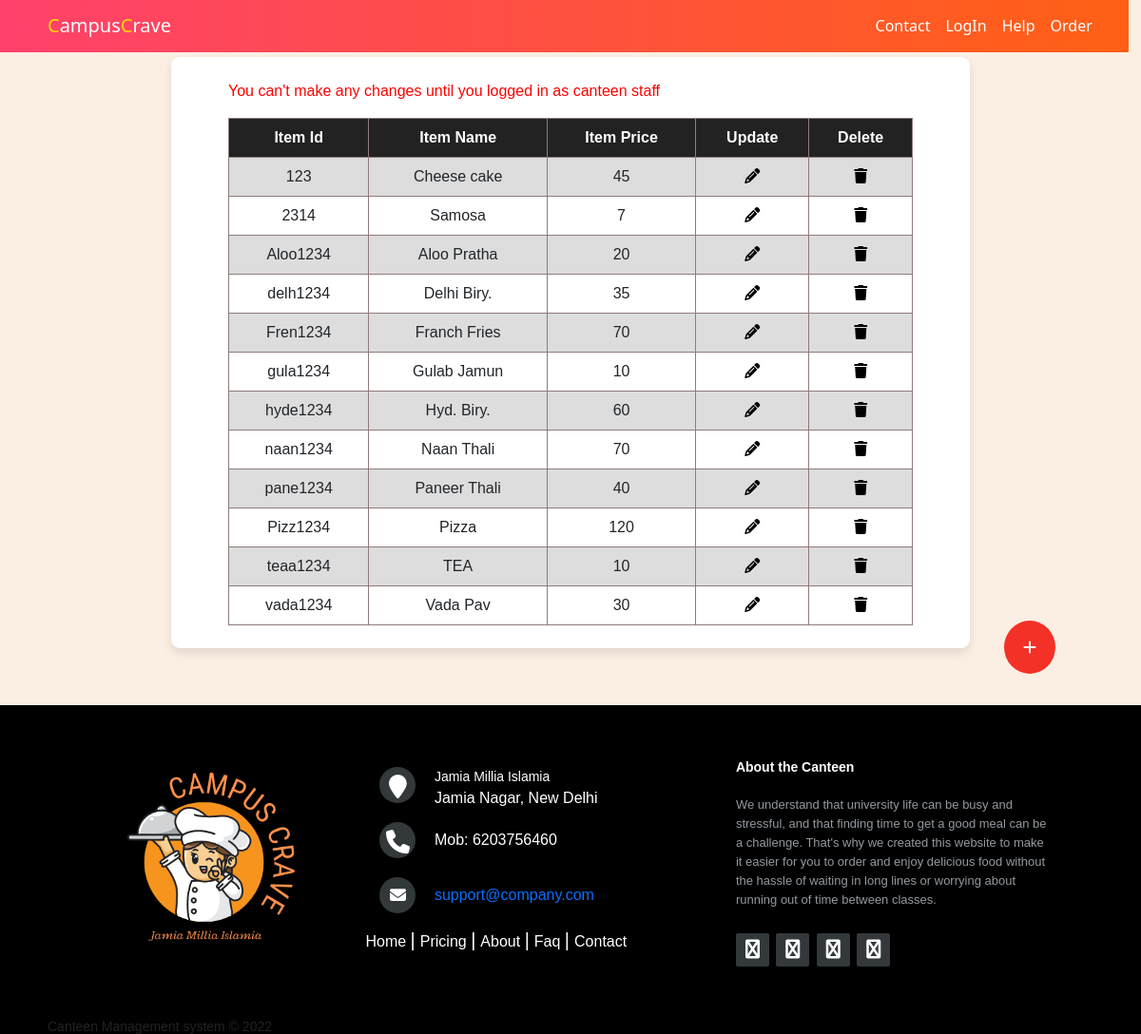
/canteen_page.php, run on an earlier commit of the app's database.
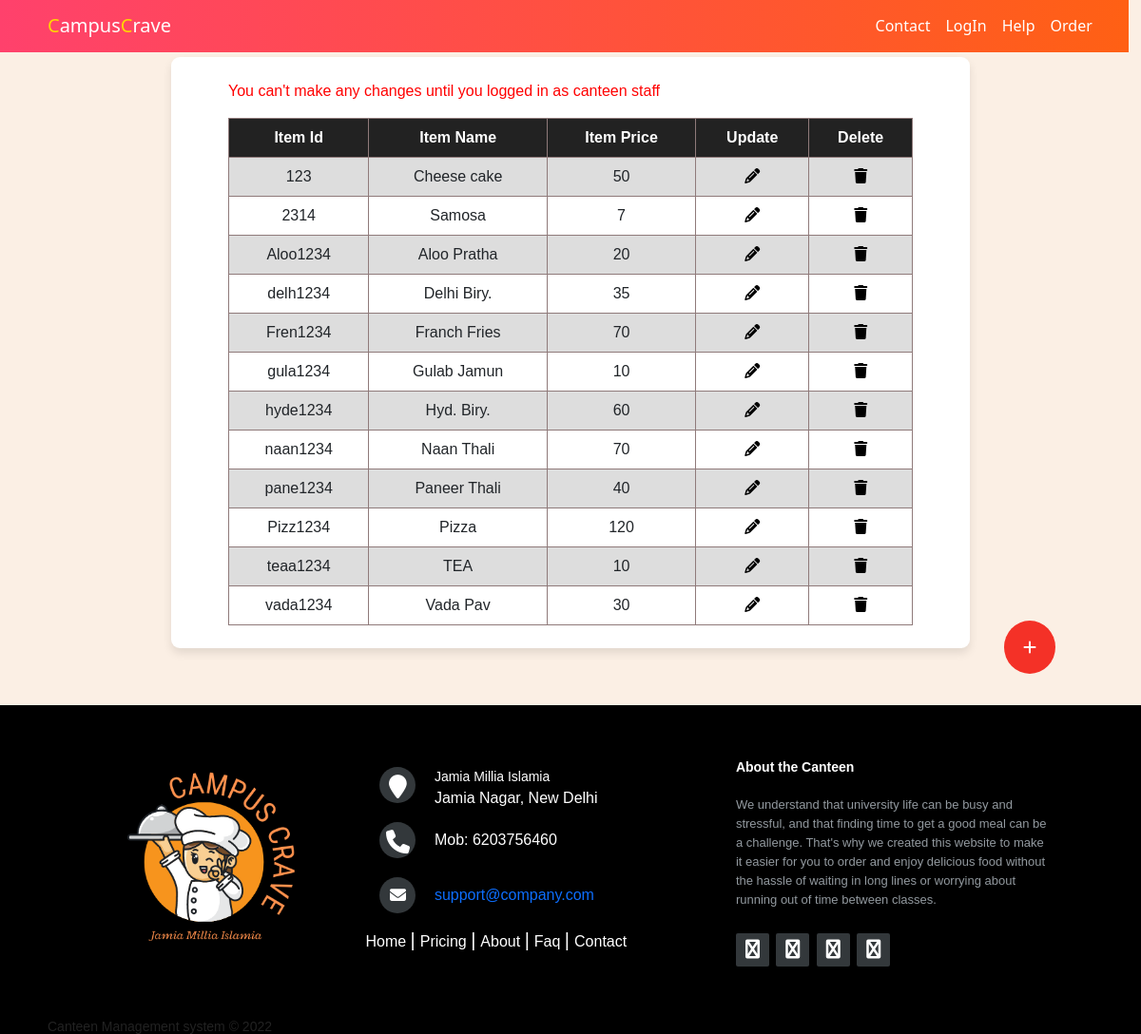
And on a later commit of the database.
### tables this page shows
CREATE TABLE `item` (
  `id` char(8) NOT NULL,
  `name` varchar(30) NOT NULL,
  `price` double NOT NULL,
  `image` longblob NOT NULL,
  `c_id` char(9) NOT NULL
);

### canteen_page.php (the view, shortened to what this page needs)
 <?php
function get(){
    @include 'config.php';
    $sql = "SELECT `id`,`name`,`price`,`c_id`, `category` FROM `item` ";
    $result = $db->query($sql);
    return $result;
}
$msg  = "You can't make any changes until you logged in as canteen staff";
?>
<!DOCTYPE html>
<html lang="en">
<head>
    <link href="https://cdn.jsdelivr.net/npm/bootstrap@5.2.0-beta1/dist/css/bootstrap.min.css" rel="stylesheet"
 />
    <link rel="stylesheet" href="https://cdnjs.cloudflare.com/ajax/libs/font-awesome/4.7.0/css/font-awesome.min.css">
    <link rel="stylesheet" href="Stylesheets/footer.css">
    <link rel="stylesheet" href="Stylesheets/navbar.css">
    <link rel="stylesheet" href="Stylesheets/canteen_page.css">
    <link rel="stylesheet" href="https://cdnjs.cloudflare.com/ajax/libs/font-awesome/6.1.1/css/all.min.css"
 />
</head>
<body>
    <nav class="navbar navbar-expand-lg navbar-dark">
    <a class="navbar-brand pageName" href="index.php"><span class="yellow">C</span>ampus<span
                class="yellow">C</span>rave </a>
        <div class="collapse navbar-collapse" id="navbarTogglerDemo01">
            <ul class="navbar-nav ms-auto">
                <li class="nav-item">
                    <a class="nav-link" href="#footer">Contact</a>
                </li>
                <?php if (isset($_SESSION['logged']) && $_SESSION['logtype'] === "canteen") { $log = false; ?>
                    <li class="nav-item">
                        <a class="nav-link" href="logout.php" value="LogOut">LogOut</a>
                    </li>
                <?php } else { $log = true;?>
                    <li class="nav-item">
                        <a class="nav-link" href="login.php">LogIn</a>
                    </li>
                <?php } ?>
                <li class="nav-item">
                    <a class="nav-link" href="help.html">Help</a>
                </li>
                <li class="nav-item">
                    <a class="nav-link" href="canteen_order.php">Order</a>
                </li>
            </ul>
        </div>
    </nav>
    <div class="middle">
        <div class="item-list">
            <p id="msg"><?php echo $msg;?></p>
            <table>
                <tr>
                    <th>Item Id</th>
                    <th>Item Name</th>
                    <th>Item Price</th>
                    <th>Update</th>
                    <th>Delete</th>
                </tr>
                <?php
                $result = get();
                if ($result->num_rows > 0)
                    while ($row = $result->fetch_assoc()) {
                        ?>
                        <tr>
                        <td><?php echo $row['id'] ?></td>
                        <td><?php echo $row['name'] ?></td>
                        <td><?php echo $row['price'] ?></td>
                        <td> <button class="updelete  fa fa-pencil" onclick="openForm('<?php echo $row['id'] ?>')"></button> </td>
                        <td>
                            <form action="" method="post">
                            <button class="updelete fa fa-trash" name="del" value="<?php echo $row['id'] ?>"></button>
                    </form>
                        </td>
                    </tr>
                <?php
                }
                ?>
            </table>
        </div>
        <button class="open-button" onclick="openForm('myForm')"><i class="fa fa-plus" aria-hidden="true"></i></button>
    </div>
    <?php @include 'templates/footer.php'?>
</body>
</html>

What changed in the data, as far as the page shows it:
changed item "Cheese cake": price "45" → "50"
